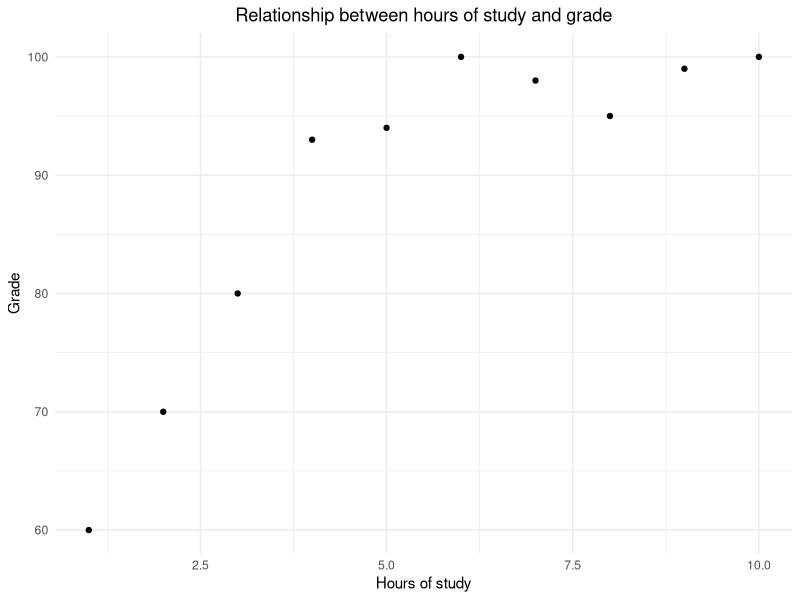
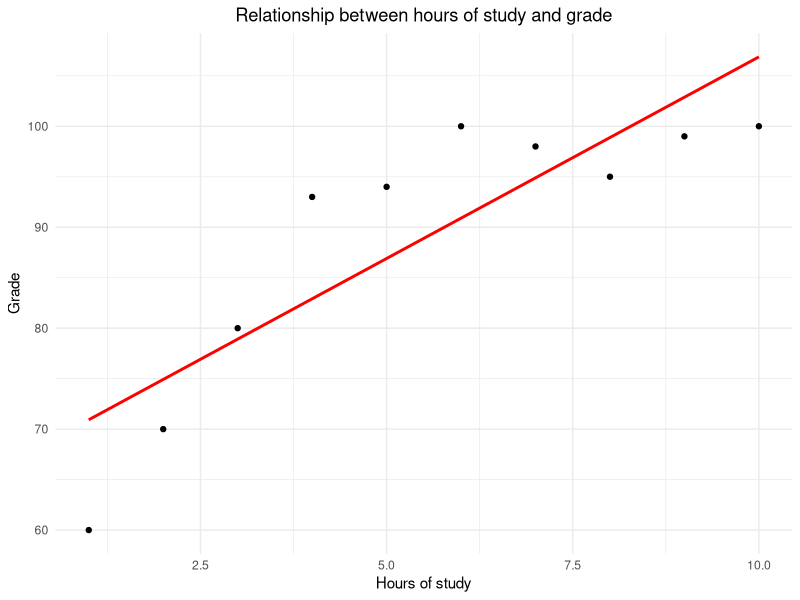
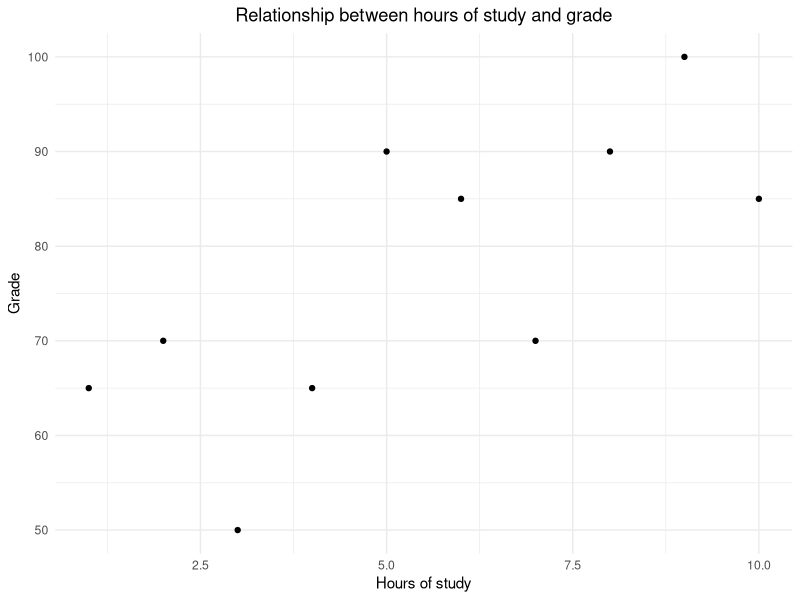
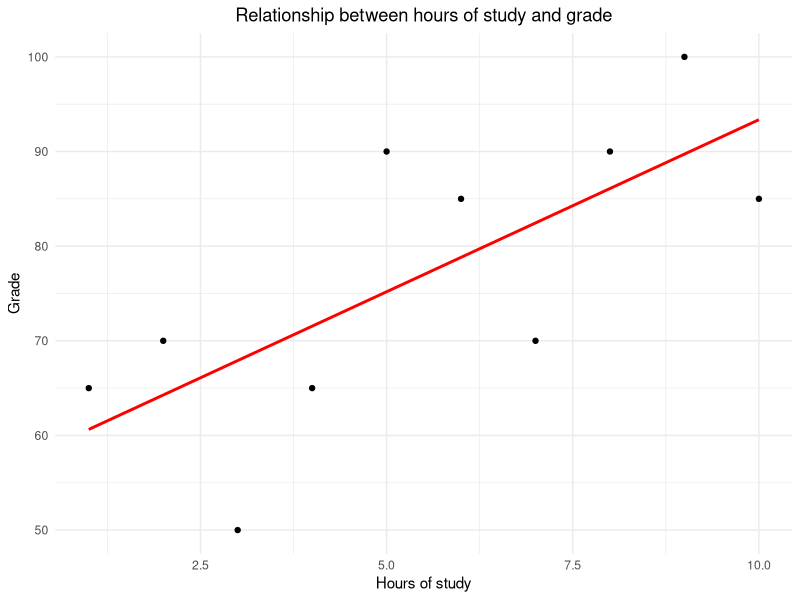

The R script that drew these images, in order:
library(tidyverse)

hr_study <- c(1, 2, 3, 4, 5, 6, 7, 8, 9, 10)
grade <- c(60,70,80,93,94,100,98,95,99,100)
df <- data.frame(hr_study, grade)

ggplot(df, aes(x = hr_study, y = grade)) +
  geom_point() +
  theme_minimal() +
  labs(title = "Relationship between hours of study and grade",
       x = "Hours of study",
       y = "Grade") +
  theme(plot.title = element_text(hjust = 0.5))

# Fit a linear model
lm_fit <- lm(grade ~ hr_study, data = df)
summary(lm_fit)
ggplot(df, aes(x = hr_study, y = grade)) +
  geom_point() +
  geom_smooth(method = "lm", se = FALSE, color = "red") +
  theme_minimal() +
  labs(title = "Relationship between hours of study and grade",
       x = "Hours of study",
       y = "Grade") +
  theme(plot.title = element_text(hjust = 0.5))

df$new_grade <-c(65, 70, 50, 65, 90, 85, 70, 90, 100, 85)
ggplot(df, aes(x = hr_study, y = new_grade)) +
  geom_point() +
  theme_minimal() +
  labs(title = "Relationship between hours of study and grade",
       x = "Hours of study",
       y = "Grade") +
  theme(plot.title = element_text(hjust = 0.5))
lm_fit1 <- lm(new_grade ~ hr_study, data = df)
summary(lm_fit1)

ggplot(df, aes(x = hr_study, y = new_grade)) +
  geom_point() +
  geom_smooth(method = "lm", se = FALSE, color = "red") +
  theme_minimal() +
  labs(title = "Relationship between hours of study and grade",
       x = "Hours of study",
       y = "Grade") +
  theme(plot.title = element_text(hjust = 0.5))

# Lecture notes
# Regression is a way to model the relationship between two variable (independent and dependent).
# The model allow us to predict the value of one variable (independent) based 
# on the value of another variable (dependent).

# Simple regression
# One independent variable to predict the dependent variable
# multiple regression
# More than one independent variable to predict the dependent variable

# Question answered
# Examine relationship between dependent and independent variable
#   - The direction of the relationship
#   - The magnitude of the relationship (slope)
#   - linear or non-linear relationship (Linerity)
# Make predictions

# Slope: How much the dependent variable changes 
#        when the independent variable changes by one unit
#        What the line looks like

# Intercept: The value of the dependent variable 
#            when the independent variable is zero
#            Where the line meets x-axis - Where the line is

# Residuals: The difference between the observed value and the predicted value
#            The vertical distance between the observed value and the line

# Ordinary least squares (OLS): 
# The method used to find the line that minimizes the sum of squared residuals
# Y= ax+b
# multiple regression
# ^Y= a1x1 + a2x2 + a3x3 + b
# a1, a2, a3 are the coefficients
# x1, x2, x3 are the independent variables
# Y= b0 + b1x1 + b2x2 + b3x3+ residuals (e)
# Find the line (model) that results in the smallest 
# difference from the observed value to the predicted value
# Find the line that yields the smallest sum of squared residuals

# R squared: The proportion of the variance in the dependent variable

#standard error: The average distance between the observed value and the predicted value
#                The average distance between the observed value and the line
#                measure the potential variation of coefficients
# If sd errors are large, the coefficients could be within a wide range of possible values
# We are less certain relationship between dependent and independent variable

# If sd error is big enough to indicate the possible value for coefficients include
# 0, we are uncertain about the relationship.

# t-value: The coefficient divided by the standard error, tells us if sd errors is big enough
#          to indicate the possible value for coefficients include 0

# confidence level: The probability that the coefficient is within a certain range
# t= 1.96, 95% confidence level
# t= 2.58, 99% confidence level
# t= 1.67, 90% confidence level
# If absolute value of t = 1.96, we are 95% confident that the range of our coefficient 
# that not include 0
# If absolute value of t >1.96, we are at least 95% confident that the range of our coefficient
# that not include 0. It suggests that the association between the independent and dependent
# variable is statistically significant

# pr - probabilities
# translate the t-value into a probability of the coefficient crossing zero
# If Pr is less than 0.05, then there is less than less than a 5% chance that the coefficient
# crosses zero. - significant association.



